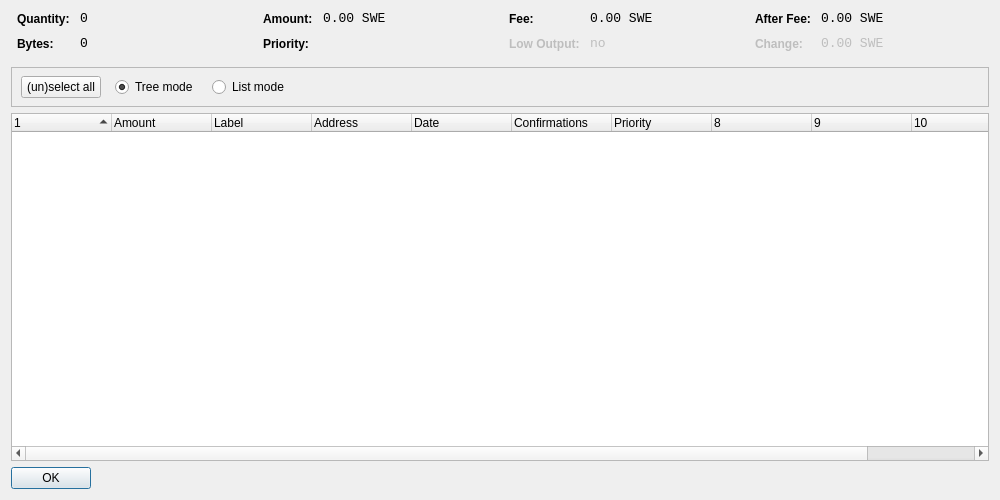
<?xml version="1.0" encoding="UTF-8"?>
<ui version="4.0">
 <class>CoinControlDialog</class>
 <widget class="QDialog" name="CoinControlDialog">
  <property name="geometry">
   <rect>
    <x>0</x>
    <y>0</y>
    <width>1000</width>
    <height>500</height>
   </rect>
  </property>
  <property name="windowTitle">
   <string>Coin Control</string>
  </property>
  <layout class="QVBoxLayout" name="verticalLayout">
   <item>
    <layout class="QHBoxLayout" name="horizontalLayoutTop" stretch="0,0,0,0">
     <property name="topMargin">
      <number>0</number>
     </property>
     <property name="bottomMargin">
      <number>10</number>
     </property>
     <item>
      <layout class="QFormLayout" name="formLayoutCoinControl1">
       <property name="horizontalSpacing">
        <number>10</number>
       </property>
       <property name="verticalSpacing">
        <number>10</number>
       </property>
       <property name="leftMargin">
        <number>6</number>
       </property>
       <property name="rightMargin">
        <number>6</number>
       </property>
       <item row="0" column="0">
        <widget class="QLabel" name="labelCoinControlQuantityText">
         <property name="styleSheet">
          <string notr="true">font-weight:bold;</string>
         </property>
         <property name="text">
          <string>Quantity:</string>
         </property>
        </widget>
       </item>
       <item row="0" column="1">
        <widget class="QLabel" name="labelCoinControlQuantity">
         <property name="font">
          <font>
           <family>Monospace</family>
           <pointsize>10</pointsize>
          </font>
         </property>
         <property name="cursor">
          <cursorShape>IBeamCursor</cursorShape>
         </property>
         <property name="contextMenuPolicy">
          <enum>Qt::ActionsContextMenu</enum>
         </property>
         <property name="text">
          <string notr="true">0</string>
         </property>
         <property name="textInteractionFlags">
          <set>Qt::LinksAccessibleByMouse|Qt::TextSelectableByKeyboard|Qt::TextSelectableByMouse</set>
         </property>
        </widget>
       </item>
       <item row="1" column="0">
        <widget class="QLabel" name="labelCoinControlBytesText">
         <property name="styleSheet">
          <string notr="true">font-weight:bold;</string>
         </property>
         <property name="text">
          <string>Bytes:</string>
         </property>
        </widget>
       </item>
       <item row="1" column="1">
        <widget class="QLabel" name="labelCoinControlBytes">
         <property name="font">
          <font>
           <family>Monospace</family>
           <pointsize>10</pointsize>
          </font>
         </property>
         <property name="cursor">
          <cursorShape>IBeamCursor</cursorShape>
         </property>
         <property name="contextMenuPolicy">
          <enum>Qt::ActionsContextMenu</enum>
         </property>
         <property name="text">
          <string notr="true">0</string>
         </property>
         <property name="textInteractionFlags">
          <set>Qt::LinksAccessibleByMouse|Qt::TextSelectableByKeyboard|Qt::TextSelectableByMouse</set>
         </property>
        </widget>
       </item>
      </layout>
     </item>
     <item>
      <layout class="QFormLayout" name="formLayoutCoinControl2">
       <property name="horizontalSpacing">
        <number>10</number>
       </property>
       <property name="verticalSpacing">
        <number>10</number>
       </property>
       <property name="leftMargin">
        <number>6</number>
       </property>
       <property name="rightMargin">
        <number>6</number>
       </property>
       <item row="0" column="0">
        <widget class="QLabel" name="labelCoinControlAmountText">
         <property name="styleSheet">
          <string notr="true">font-weight:bold;</string>
         </property>
         <property name="text">
          <string>Amount:</string>
         </property>
        </widget>
       </item>
       <item row="0" column="1">
        <widget class="QLabel" name="labelCoinControlAmount">
         <property name="font">
          <font>
           <family>Monospace</family>
           <pointsize>10</pointsize>
          </font>
         </property>
         <property name="cursor">
          <cursorShape>IBeamCursor</cursorShape>
         </property>
         <property name="contextMenuPolicy">
          <enum>Qt::ActionsContextMenu</enum>
         </property>
         <property name="text">
          <string notr="true">0.00 SWE</string>
         </property>
         <property name="textInteractionFlags">
          <set>Qt::LinksAccessibleByMouse|Qt::TextSelectableByKeyboard|Qt::TextSelectableByMouse</set>
         </property>
        </widget>
       </item>
       <item row="1" column="0">
        <widget class="QLabel" name="labelCoinControlPriorityText">
         <property name="styleSheet">
          <string notr="true">font-weight:bold;</string>
         </property>
         <property name="text">
          <string>Priority:</string>
         </property>
        </widget>
       </item>
       <item row="1" column="1">
        <widget class="QLabel" name="labelCoinControlPriority">
         <property name="font">
          <font>
           <family>Monospace</family>
           <pointsize>10</pointsize>
          </font>
         </property>
         <property name="cursor">
          <cursorShape>IBeamCursor</cursorShape>
         </property>
         <property name="contextMenuPolicy">
          <enum>Qt::ActionsContextMenu</enum>
         </property>
         <property name="text">
          <string/>
         </property>
         <property name="textInteractionFlags">
          <set>Qt::LinksAccessibleByMouse|Qt::TextSelectableByKeyboard|Qt::TextSelectableByMouse</set>
         </property>
        </widget>
       </item>
      </layout>
     </item>
     <item>
      <layout class="QFormLayout" name="formLayoutCoinControl3">
       <property name="horizontalSpacing">
        <number>10</number>
       </property>
       <property name="verticalSpacing">
        <number>10</number>
       </property>
       <property name="leftMargin">
        <number>6</number>
       </property>
       <property name="rightMargin">
        <number>6</number>
       </property>
       <item row="0" column="0">
        <widget class="QLabel" name="labelCoinControlFeeText">
         <property name="styleSheet">
          <string notr="true">font-weight:bold;</string>
         </property>
         <property name="text">
          <string>Fee:</string>
         </property>
        </widget>
       </item>
       <item row="0" column="1">
        <widget class="QLabel" name="labelCoinControlFee">
         <property name="font">
          <font>
           <family>Monospace</family>
           <pointsize>10</pointsize>
          </font>
         </property>
         <property name="cursor">
          <cursorShape>IBeamCursor</cursorShape>
         </property>
         <property name="contextMenuPolicy">
          <enum>Qt::ActionsContextMenu</enum>
         </property>
         <property name="text">
          <string notr="true">0.00 SWE</string>
         </property>
         <property name="textInteractionFlags">
          <set>Qt::LinksAccessibleByMouse|Qt::TextSelectableByKeyboard|Qt::TextSelectableByMouse</set>
         </property>
        </widget>
       </item>
       <item row="1" column="0">
        <widget class="QLabel" name="labelCoinControlLowOutputText">
         <property name="enabled">
          <bool>false</bool>
         </property>
         <property name="styleSheet">
          <string notr="true">font-weight:bold;</string>
         </property>
         <property name="text">
          <string>Low Output:</string>
         </property>
        </widget>
       </item>
       <item row="1" column="1">
        <widget class="QLabel" name="labelCoinControlLowOutput">
         <property name="enabled">
          <bool>false</bool>
         </property>
         <property name="font">
          <font>
           <family>Monospace</family>
           <pointsize>10</pointsize>
          </font>
         </property>
         <property name="cursor">
          <cursorShape>IBeamCursor</cursorShape>
         </property>
         <property name="contextMenuPolicy">
          <enum>Qt::ActionsContextMenu</enum>
         </property>
         <property name="text">
          <string notr="true">no</string>
         </property>
         <property name="textInteractionFlags">
          <set>Qt::LinksAccessibleByMouse|Qt::TextSelectableByKeyboard|Qt::TextSelectableByMouse</set>
         </property>
        </widget>
       </item>
      </layout>
     </item>
     <item>
      <layout class="QFormLayout" name="formLayoutCoinControl4">
       <property name="horizontalSpacing">
        <number>10</number>
       </property>
       <property name="verticalSpacing">
        <number>10</number>
       </property>
       <property name="leftMargin">
        <number>6</number>
       </property>
       <property name="rightMargin">
        <number>6</number>
       </property>
       <item row="0" column="0">
        <widget class="QLabel" name="labelCoinControlAfterFeeText">
         <property name="styleSheet">
          <string notr="true">font-weight:bold;</string>
         </property>
         <property name="text">
          <string>After Fee:</string>
         </property>
        </widget>
       </item>
       <item row="0" column="1">
        <widget class="QLabel" name="labelCoinControlAfterFee">
         <property name="font">
          <font>
           <family>Monospace</family>
           <pointsize>10</pointsize>
          </font>
         </property>
         <property name="cursor">
          <cursorShape>IBeamCursor</cursorShape>
         </property>
         <property name="contextMenuPolicy">
          <enum>Qt::ActionsContextMenu</enum>
         </property>
         <property name="text">
          <string notr="true">0.00 SWE</string>
         </property>
         <property name="textInteractionFlags">
          <set>Qt::LinksAccessibleByMouse|Qt::TextSelectableByKeyboard|Qt::TextSelectableByMouse</set>
         </property>
        </widget>
       </item>
       <item row="1" column="0">
        <widget class="QLabel" name="labelCoinControlChangeText">
         <property name="enabled">
          <bool>false</bool>
         </property>
         <property name="styleSheet">
          <string notr="true">font-weight:bold;</string>
         </property>
         <property name="text">
          <string>Change:</string>
         </property>
        </widget>
       </item>
       <item row="1" column="1">
        <widget class="QLabel" name="labelCoinControlChange">
         <property name="enabled">
          <bool>false</bool>
         </property>
         <property name="font">
          <font>
           <family>Monospace</family>
           <pointsize>10</pointsize>
          </font>
         </property>
         <property name="cursor">
          <cursorShape>IBeamCursor</cursorShape>
         </property>
         <property name="contextMenuPolicy">
          <enum>Qt::ActionsContextMenu</enum>
         </property>
         <property name="text">
          <string notr="true">0.00 SWE</string>
         </property>
         <property name="textInteractionFlags">
          <set>Qt::LinksAccessibleByMouse|Qt::TextSelectableByKeyboard|Qt::TextSelectableByMouse</set>
         </property>
        </widget>
       </item>
      </layout>
     </item>
    </layout>
   </item>
   <item>
    <widget class="QFrame" name="frame">
     <property name="minimumSize">
      <size>
       <width>0</width>
       <height>40</height>
      </size>
     </property>
     <property name="frameShape">
      <enum>QFrame::StyledPanel</enum>
     </property>
     <property name="frameShadow">
      <enum>QFrame::Sunken</enum>
     </property>
     <widget class="QWidget" name="horizontalLayoutWidget">
      <property name="geometry">
       <rect>
        <x>10</x>
        <y>0</y>
        <width>781</width>
        <height>41</height>
       </rect>
      </property>
      <layout class="QHBoxLayout" name="horizontalLayoutPanel" stretch="0,0,0,0,0">
       <property name="spacing">
        <number>14</number>
       </property>
       <item>
        <widget class="QPushButton" name="pushButtonSelectAll">
         <property name="sizePolicy">
          <sizepolicy hsizetype="Maximum" vsizetype="Fixed">
           <horstretch>0</horstretch>
           <verstretch>0</verstretch>
          </sizepolicy>
         </property>
         <property name="text">
          <string>(un)select all</string>
         </property>
        </widget>
       </item>
       <item>
        <widget class="QRadioButton" name="radioTreeMode">
         <property name="sizePolicy">
          <sizepolicy hsizetype="Maximum" vsizetype="Fixed">
           <horstretch>0</horstretch>
           <verstretch>0</verstretch>
          </sizepolicy>
         </property>
         <property name="text">
          <string>Tree mode</string>
         </property>
         <property name="checked">
          <bool>true</bool>
         </property>
        </widget>
       </item>
       <item>
        <widget class="QRadioButton" name="radioListMode">
         <property name="sizePolicy">
          <sizepolicy hsizetype="Maximum" vsizetype="Fixed">
           <horstretch>0</horstretch>
           <verstretch>0</verstretch>
          </sizepolicy>
         </property>
         <property name="text">
          <string>List mode</string>
         </property>
        </widget>
       </item>
       <item>
        <spacer name="horizontalSpacer">
         <property name="orientation">
          <enum>Qt::Horizontal</enum>
         </property>
         <property name="sizeHint" stdset="0">
          <size>
           <width>40</width>
           <height>20</height>
          </size>
         </property>
        </spacer>
       </item>
      </layout>
     </widget>
    </widget>
   </item>
   <item>
    <widget class="CoinControlTreeWidget" name="treeWidget">
     <property name="contextMenuPolicy">
      <enum>Qt::CustomContextMenu</enum>
     </property>
     <property name="sortingEnabled">
      <bool>false</bool>
     </property>
     <property name="columnCount">
      <number>11</number>
     </property>
     <attribute name="headerShowSortIndicator" stdset="0">
      <bool>true</bool>
     </attribute>
     <attribute name="headerStretchLastSection">
      <bool>false</bool>
     </attribute>
     <column>
      <property name="text">
       <string/>
      </property>
     </column>
     <column>
      <property name="text">
       <string>Amount</string>
      </property>
     </column>
     <column>
      <property name="text">
       <string>Label</string>
      </property>
     </column>
     <column>
      <property name="text">
       <string>Address</string>
      </property>
     </column>
     <column>
      <property name="text">
       <string>Date</string>
      </property>
     </column>
     <column>
      <property name="text">
       <string>Confirmations</string>
      </property>
      <property name="toolTip">
       <string>Confirmed</string>
      </property>
     </column>
     <column>
      <property name="text">
       <string>Priority</string>
      </property>
     </column>
     <column>
      <property name="text">
       <string/>
      </property>
     </column>
     <column>
      <property name="text">
       <string/>
      </property>
     </column>
     <column>
      <property name="text">
       <string/>
      </property>
     </column>
     <column>
      <property name="text">
       <string/>
      </property>
     </column>
    </widget>
   </item>
   <item>
    <widget class="QDialogButtonBox" name="buttonBox">
     <property name="sizePolicy">
      <sizepolicy hsizetype="Maximum" vsizetype="Fixed">
       <horstretch>0</horstretch>
       <verstretch>0</verstretch>
      </sizepolicy>
     </property>
     <property name="orientation">
      <enum>Qt::Horizontal</enum>
     </property>
     <property name="standardButtons">
      <set>QDialogButtonBox::Ok</set>
     </property>
    </widget>
   </item>
  </layout>
 </widget>
 <customwidgets>
  <customwidget>
   <class>CoinControlTreeWidget</class>
   <extends>QTreeWidget</extends>
   <header>coincontroltreewidget.h</header>
  </customwidget>
 </customwidgets>
 <resources/>
 <connections/>
</ui>
